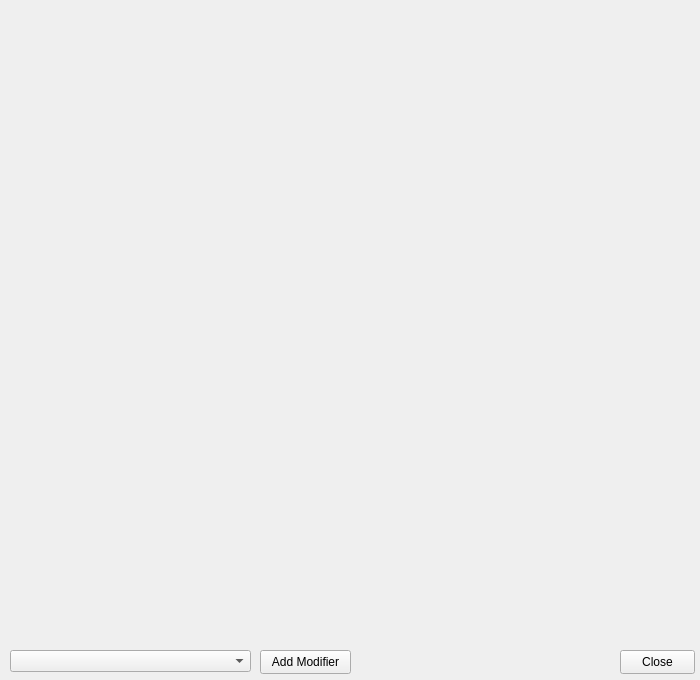
<?xml version="1.0" encoding="UTF-8"?>
<ui version="4.0">
 <class>DataViewer</class>
 <widget class="QWidget" name="DataViewer">
  <property name="geometry">
   <rect>
    <x>0</x>
    <y>0</y>
    <width>700</width>
    <height>680</height>
   </rect>
  </property>
  <property name="minimumSize">
   <size>
    <width>700</width>
    <height>680</height>
   </size>
  </property>
  <property name="maximumSize">
   <size>
    <width>700</width>
    <height>680</height>
   </size>
  </property>
  <property name="windowTitle">
   <string>Data Viewer</string>
  </property>
  <widget class="QPushButton" name="cmdClose">
   <property name="geometry">
    <rect>
     <x>620</x>
     <y>650</y>
     <width>75</width>
     <height>24</height>
    </rect>
   </property>
   <property name="text">
    <string>Close</string>
   </property>
  </widget>
  <widget class="QComboBox" name="comboBoxModifier">
   <property name="geometry">
    <rect>
     <x>10</x>
     <y>650</y>
     <width>241</width>
     <height>22</height>
    </rect>
   </property>
  </widget>
  <widget class="QPushButton" name="cmdAddModifier">
   <property name="geometry">
    <rect>
     <x>260</x>
     <y>650</y>
     <width>91</width>
     <height>24</height>
    </rect>
   </property>
   <property name="text">
    <string>Add Modifier</string>
   </property>
  </widget>
 </widget>
 <resources/>
 <connections/>
</ui>
